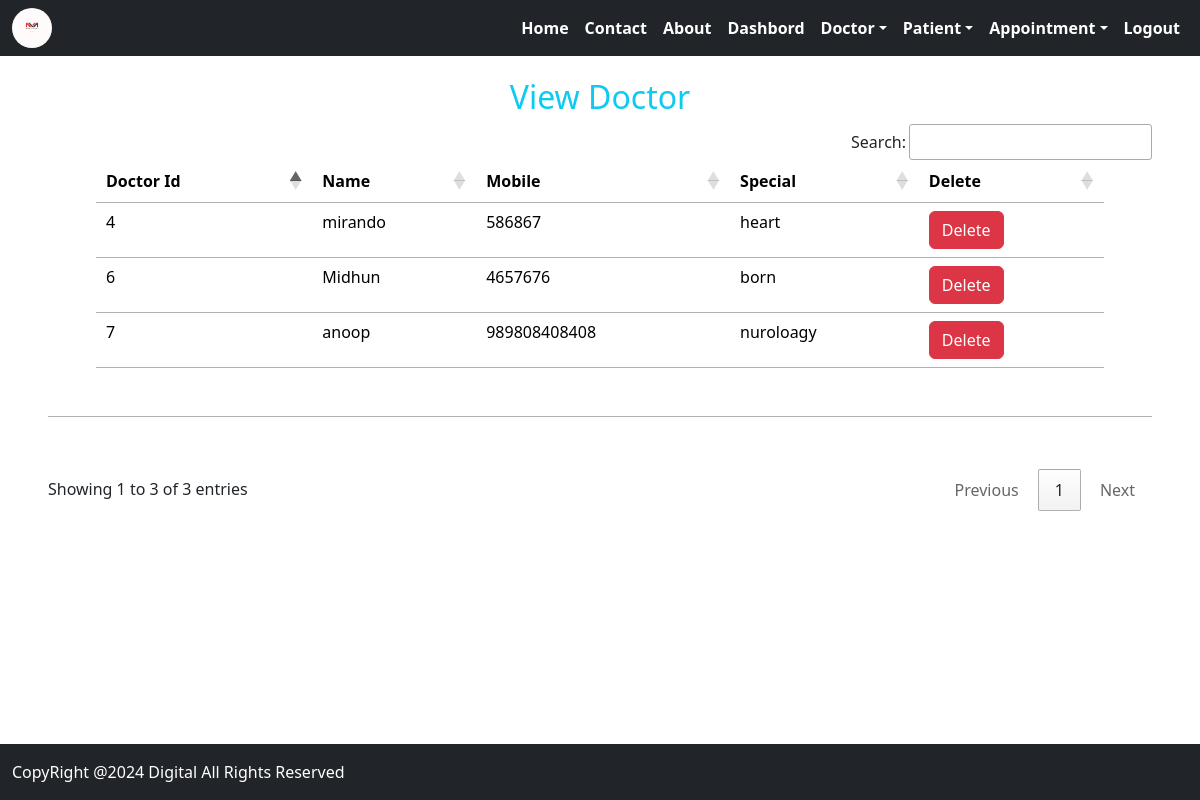
/viewdoc/ (signed in), run on the app's committed database.
### hospital_app/models.py (models this page shows, shortened)
class doctor(models.Model):
    name = models.CharField(max_length=20)
    mobile = models.IntegerField()
    special = models.CharField(max_length=50)

### hospital_app/views.py (the view)
# urls.py: path('viewdoc/',views.view_doctor,name="viewdoc"),
def view_doctor(request):
    if not request.user.is_staff:
        return redirect('login')
    doc = doctor.objects.all()
    d = {'doc':doc}
    return render(request,'view_doc.html',d)

### hospital_app/templates/view_doc.html
{% include "base.html" %}
{% include "navigation.html" %}
{% block content %}
{% load static %}
<div class="mb-5 p-5 pt-0" style="margin-top: 54px;">
    <h2 class="text-center text-info"> View Doctor</h2>
    <table id="example" class="table mx-auto table-hover mb-5 p-5 pt-0">
        <thead>
            <tr>
                <th>Doctor Id</th>
                <th>Name</th>
                <th>Mobile</th>
                <th>Special</th>
                <th>Delete</th>
            </tr>
        </thead>
        <tbody>
            {% for i in doc %}
            <tr>
                <td>{{i.id}}</td>
                <td>{{i.name}}</td>
                <td>{{i.mobile}}</td>
                <td>{{i.special}}</td>
                <td><a href="{% url 'deletedoc' i.id %}" onclick="return confirm('are you sure to delete')"
                        class="btn btn-danger">Delete</a></td>
            </tr>
            {% endfor %}
        </tbody>
    </table>
</div>
{% endblock content %}
{% include "footer.html" %}

### data on the page
doctor: id "4", name "mirando", mobile "586867", special "heart"
doctor: id "6", name "Midhun", mobile "4657676", special "born"
doctor: id "7", name "anoop", mobile "989808408408", special "nuroloagy"
